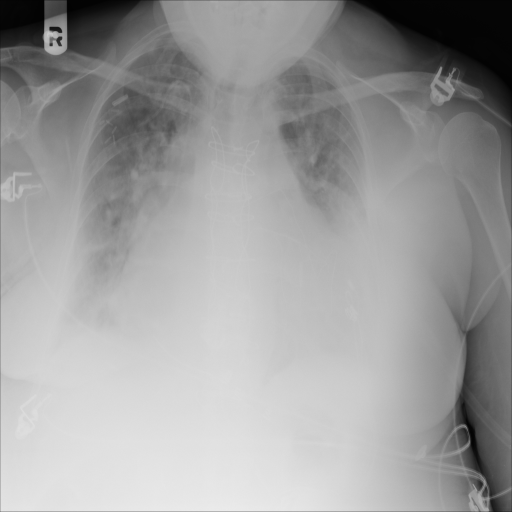
#> input picture image_enhancer_backend/images/images_1/00000032_001.png, 1024 x 1024 px, found by its file name (shown at 1/2 size); its folder holds only this picture in this run
$ python low_res.py
#> lines starting #> are read from the running program, lines starting #| are printed output that depends on the picture
import os
from PIL import Image

high_res_base_dir = "/Users/lalithbhima/ArogyaAI/image_enhancer_backend/images"
low_res_base_dir = "/Users/lalithbhima/ArogyaAI/image_enhancer_backend/images_low_res"

os.makedirs(low_res_base_dir, exist_ok=True)

for subfolder in sorted(os.listdir(high_res_base_dir)):
    subfolder_path = os.path.join(high_res_base_dir, subfolder)
    if not os.path.isdir(subfolder_path):
        continue  # Skip files like .DS_Store
    # Make matching low-res subfolder
    low_res_subfolder = os.path.join(low_res_base_dir, subfolder)
    os.makedirs(low_res_subfolder, exist_ok=True)
    for fname in os.listdir(subfolder_path):
        file_path = os.path.join(subfolder_path, fname)
        if not os.path.isfile(file_path):
            continue  # Skip directories or weird items
        if fname.lower().endswith(('.png', '.jpg', '.jpeg')):
            img = Image.open(file_path)
#> img is the input picture: PIL image 1024x1024 L; min 1, max 247, mean 157.2
            # Downscale, e.g. by 2x
            img_lr = img.resize((img.width // 2, img.height // 2), Image.BICUBIC)
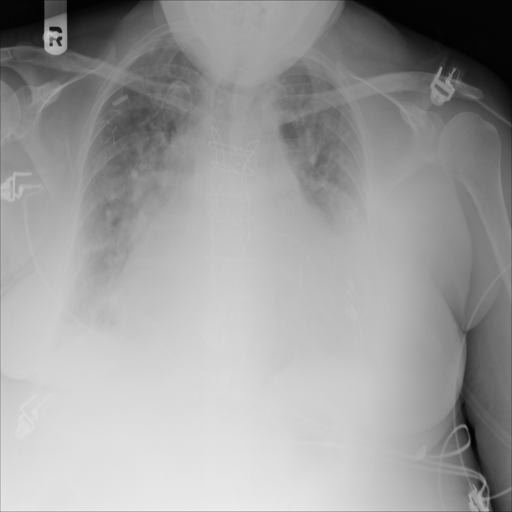
#> img_lr: PIL image 512x512 L; min 1, max 240, mean 157.2
            img_lr.save(os.path.join(low_res_subfolder, fname))
#> pass 2 of the loop `for subfolder in sorted(os.listdir(high_res_base_dir)):`:
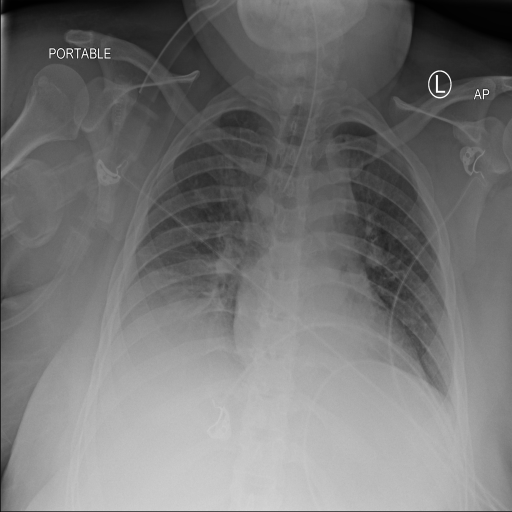
#> input picture image_enhancer_backend/images/images_2/00001355_004.png, 1024 x 1024 px, found by its file name (shown at 1/2 size)
#> img is the input picture: PIL image 1024x1024 L; min 0, max 255, mean 116.7
#> `img_lr = img.resize((img.width // 2, img.height // 2), Image.BICUBIC)`:
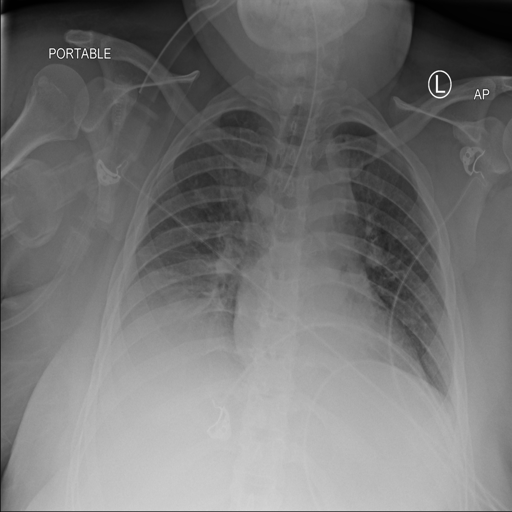
#> img_lr: PIL image 512x512 L; min 0, max 255, mean 116.7
